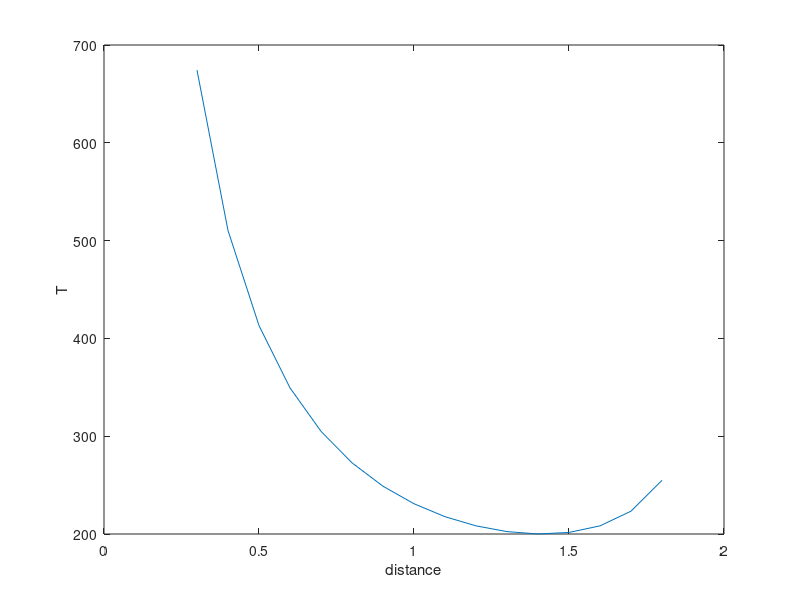

Source code (MATLAB):
lc = 2;
lp = 2;
W = 100;
Tmin= (W * lc * lp)/ (0.3*(lp^(2) -0.3^(2))^(1/2)); 
d=0.3:0.1:1.8;
T1= (W * lc * lp)./ (d.*(lp^(2) -d.^(2)).^(1/2)); 
plot(d,T1);
xlabel('distance');
ylabel('T');
for dis=0.3:0.1:1.8
    T2 = (W * lc * lp)/ (dis*(lp^(2) - dis^(2))^(1/2));
    if Tmin > T2
        Tmin = T2;
        dmin=dis;
    end
end
fprintf('Minimum distance found by for loop is:%f\n',dmin);
[A,INDEX]= min(T1);
mind=d(INDEX);
fprintf('Minimum distance found without loop is:%f\n',mind);
